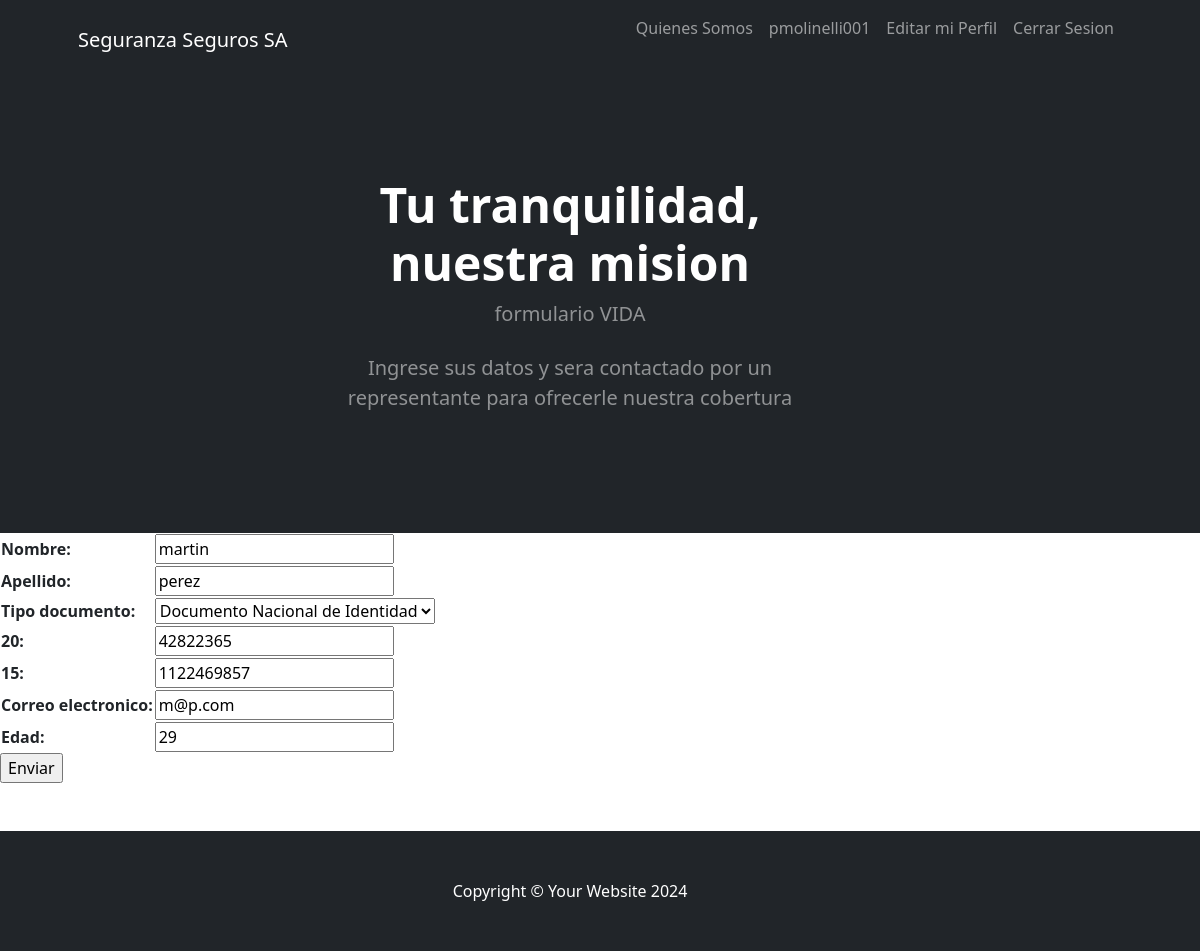
The app's page /vidaUpdate/2/ (signed in) with its own data.
### app/models.py (models this page shows, shortened)
class Vida(models.Model):
    nombre = models.CharField(max_length=40)
    apellido = models.CharField(max_length=40)
    opciones_documento = (
        ('Documento Nacional de Identidad','Documento Nacional de Identidad'),
        ('Libreta Civica','Libreta Civica'),
        ('Libreta de Enrolamiento','Libreta de Enrolamiento'),
        ('CUIT','CUIT')
    )
    tipo_documento = models.CharField(max_length=40,choices=opciones_documento)
    numero_doc = models.IntegerField(20)
    numero_celular = models.IntegerField(15)
    correo_electronico = models.EmailField(max_length=40)
    class Meta:
        verbose_name = "Vida"
        verbose_name_plural ="Vida"
        ordering = ["nombre"]
    edad = models.IntegerField(default=0)

### app/views.py (the view)
# urls.py: path('vidaUpdate/<int:pk>/',VidaUpdate.as_view(), name="vidaUpdate"),
class VidaUpdate(LoginRequiredMixin,UpdateView):
    model = Vida
    fields = ['nombre','apellido','tipo_documento','numero_doc','numero_celular','correo_electronico','edad']
    success_url=reverse_lazy("vida")

### app/templates/app/vida_form.html (shortened to what this page needs)
{%extends "app/index.html"%}
{%block titulo%}
<p class="lead text-white-50 mb-4">formulario VIDA</p>
<p class="lead text-white-50 mb-4">Ingrese sus datos y sera contactado por un representante para ofrecerle nuestra cobertura</p>
{%endblock titulo%}
{%block contenido%}
<form action="" method="post">
    <table>
        {{form.as_table }}
    </TABLE>
    <input type="submit" value="Enviar">
</form>
<br>
<br>
{%endblock contenido%}

### app/templates/app/index.html (shortened to what this page needs)
<!DOCTYPE html>
<html lang="en">
    <head>
        {%load static%}
        <link href="https://cdn.jsdelivr.net/npm/bootstrap-icons@1.4.1/font/bootstrap-icons.css" rel="stylesheet" />
        <link href="{% static 'css/styles.css'%}" rel="stylesheet" />
        <link href="https://cdnjs.cloudflare.com/ajax/libs/font-awesome/5.15.4/css/all.min.css" rel="stylesheet">
        <link href="https://cdn.jsdelivr.net/npm/bootstrap-icons@1.5.0/font/bootstrap-icons.css" rel="stylesheet">
    </head>
    <body>
        <nav class="navbar navbar-expand-lg navbar-dark bg-dark">
            <div class="container px-5">
                <a class="navbar-brand" href="{% url 'home' %}">Seguranza Seguros SA</a>
                <div class="collapse navbar-collapse" id="navbarSupportedContent">
                    <ul class="navbar-nav ms-auto mb-2 mb-lg-0">
                        <li class="nav-item"><a class="nav-link" href="{% url 'quienes_somos' %}">Quienes Somos</a></li>
                        {% if user.is_authenticated%}
                        <li class="nav-item"><a class="nav-link"> {{user.username}}</a></li>
                        <li class="nav-item"><a class="nav-link" href="{% url 'perfil' %}"> Editar mi Perfil</a>
                        <br>
                        <li class="nav-item"><a class="nav-link" href="{% url 'logout' %}"> Cerrar Sesion</a></li>
                        {% else %}
                        <li class="nav-item"><a class="nav-link" href="{% url 'login'%}">Iniciar Sesion</a></li>
                        <br>
                        <a class="nav-link" href="{% url 'registro' %}">Registrarme</a>
                        {%endif%}
                    </ul>
                </div>
            </div>
        </nav>
        <header class="bg-dark py-5">
            <div class="container px-5">
                <div class="row gx-5 justify-content-center">
                    <div class="col-lg-6">
                        <div class="text-center my-5">
                            <h1 class="display-5 fw-bolder text-white mb-2">Tu tranquilidad, nuestra mision</h1>
                            {%block titulo%}{%endblock titulo%}
                        </div>
                    </div>
                </div>
            </div>
        </header>
        {%block contenido%}{%endblock contenido%}
        <footer class="py-5 bg-dark">
            <div class="container px-5"><p class="m-0 text-center text-white">Copyright &copy; Your Website 2024</p></div>
        </footer>
    </body>
</html>

### records on screen
Vida: nombre "martin", apellido "perez", tipo_documento "Documento Nacional de Identidad", numero_doc "42822365", numero_celular "1122469857", correo_electronico "m@p.com", edad "29"

### other values on screen
{{ user.username }} "pmolinelli001"
